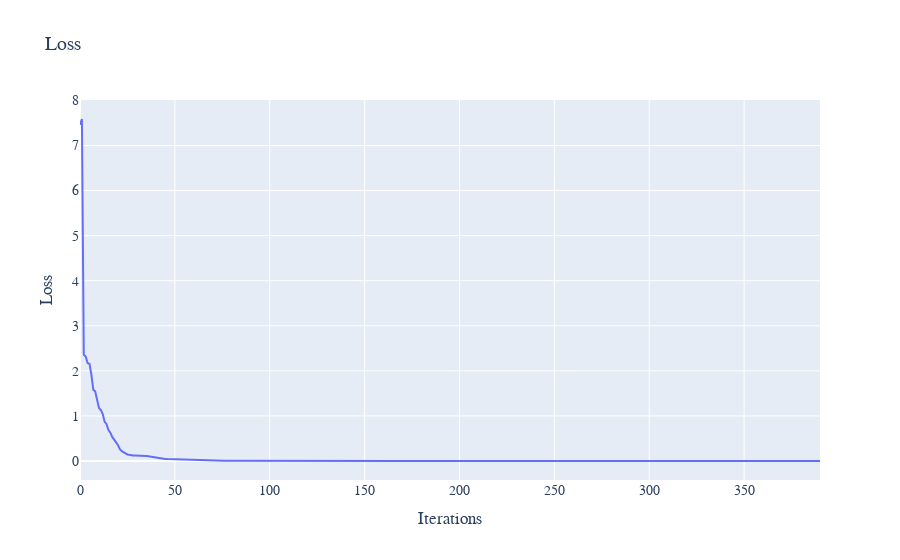

Write notebook code for a chart like this one.
### Code cell
eq = AC()
model = CONFIG_AC
solver = DeepPDESolver(model, eq)
losses = list(solver.train(400))
plot_loss(losses)

### Figure 1 — Plotly figure (JSON) as saved in the notebook; plotly's stock layout.template omitted (floating-point values rounded to 4 significant figures; data arrays with more than 128 entries replaced by an {"elided": "..."} marker saying what was removed)
{"data": [{"mode": "lines", "name": "Error at x=0.1", "type": "scatter", "x": {"elided": "391 int values"}, "xaxis": "x", "y": {"elided": "391 float values"}, "yaxis": "y"}], "layout": {"font": {"family": "Courier New, monospace", "size": 14}, "title": {"text": "Loss"}, "xaxis": {"anchor": "y", "domain": [0, 1], "title": {"text": "Iterations"}}, "yaxis": {"anchor": "x", "domain": [0, 1], "title": {"text": "Loss"}}}}
